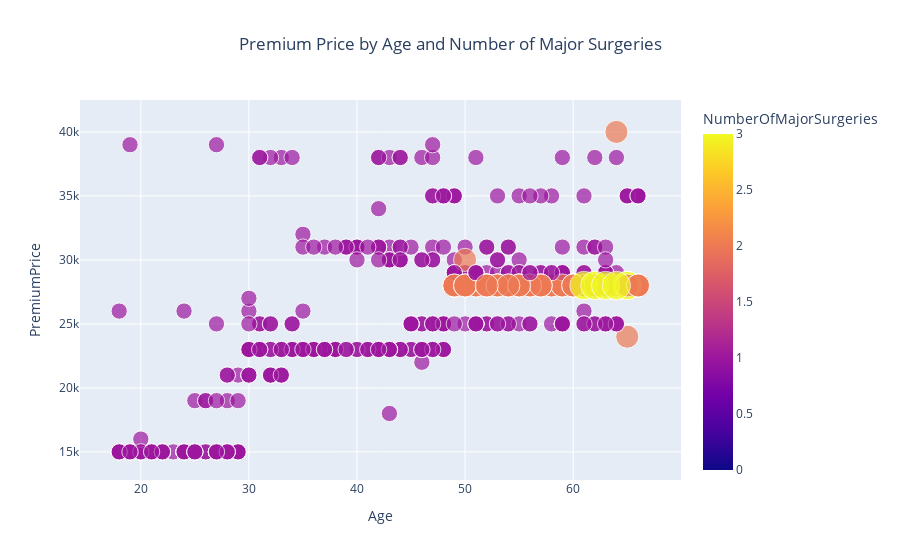

The notebook cell saved with this chart:
### Markdown cell above
* Those people have gone for the transplant, got the higher premium price.

### Code cell
fig = px.scatter(df, x='Age', y='PremiumPrice', size="NumberOfMajorSurgeries", color="NumberOfMajorSurgeries", 
                 title='Premium Price by Age and Number of Major Surgeries', color_discrete_map={0: 'red', 1: 'green', 2: "blue", 3: "yellow"})
fig.update_layout(title_x=0.5)
fig.show()

### Figure 1 — Plotly figure (JSON) as saved in the notebook; plotly's stock layout.template omitted (floating-point values rounded to 4 significant figures; data arrays with more than 128 entries replaced by an {"elided": "..."} marker saying what was removed)
{"data": [{"hovertemplate": "Age=%{x}<br>PremiumPrice=%{y}<br>NumberOfMajorSurgeries=%{marker.color}<extra></extra>", "legendgroup": "", "marker": {"color": {"elided": "986 int values"}, "coloraxis": "coloraxis", "size": {"elided": "986 int values"}, "sizemode": "area", "sizeref": 0.0075, "symbol": "circle"}, "mode": "markers", "name": "", "orientation": "v", "showlegend": false, "type": "scatter", "x": {"elided": "986 int values"}, "xaxis": "x", "y": {"elided": "986 int values"}, "yaxis": "y"}], "layout": {"coloraxis": {"colorbar": {"title": {"text": "NumberOfMajorSurgeries"}}, "colorscale": [[0, "#0d0887"], [0.1111, "#46039f"], [0.2222, "#7201a8"], [0.3333, "#9c179e"], [0.4444, "#bd3786"], [0.5556, "#d8576b"], [0.6667, "#ed7953"], [0.7778, "#fb9f3a"], [0.8889, "#fdca26"], [1, "#f0f921"]]}, "legend": {"itemsizing": "constant", "tracegroupgap": 0}, "title": {"text": "Premium Price by Age and Number of Major Surgeries", "x": 0.5}, "xaxis": {"anchor": "y", "domain": [0, 1], "title": {"text": "Age"}}, "yaxis": {"anchor": "x", "domain": [0, 1], "title": {"text": "PremiumPrice"}}}}
